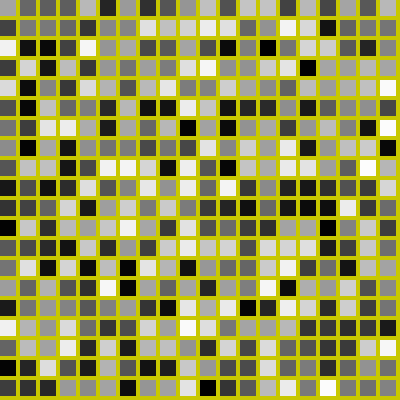
Frame 1 (no input)
Frame 60 (the mouse pressed at the canvas centre just before this capture): identical to frame 1, image omitted
Frame 120 (the mouse held since frame 60 and released just before this capture): identical to frame 1, image omitted

The Processing sketch that drew this single still picture (run headless with seeded random() and noise(); from frame 60 on, the mouse is pressed at the canvas centre):

// Processing sketch: biDimensional_array
// ── biDimensional_array.pde
int rows = 20;
int cols = 20;
float myNumber [] [] = new float [cols] [rows]; //same syntax but with two brackets

void setup() {
  size (400, 400);
  for (int i=0; i<cols; i++) {
    for (int j=0; j<rows; j++) {
      myNumber [i] [j] = random(255);
    }
  }
}

void draw() {
  background(200,200,0);
  noStroke();
  
  for (int i=0; i<cols; i++) {
    for (int j=0; j<rows; j++) {
      fill(myNumber[i][j]);
      rect(20*i, 20*j, 16, 16);
    }
  }
}
